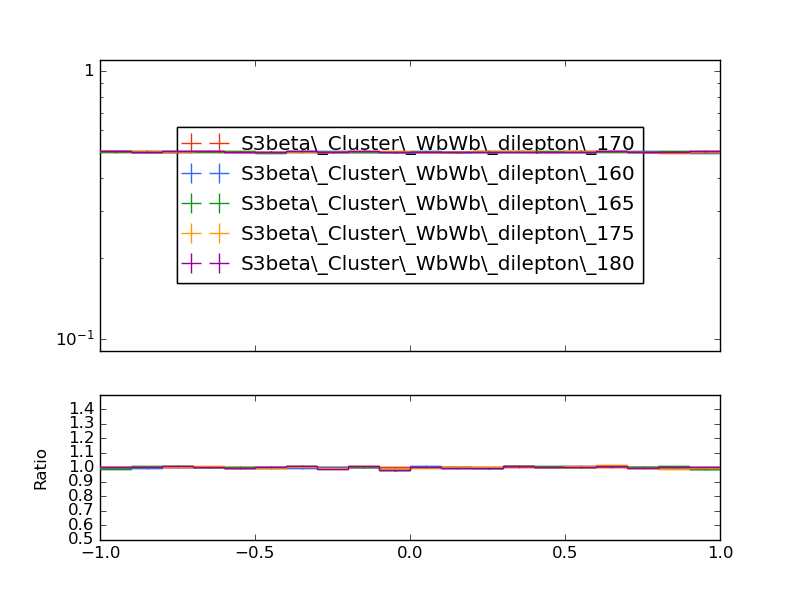

Here is the Python script that generated this plot:
#! /usr/bin/env python

# This Python script was auto-generated using YODA v2.0.1.
# Analysis object: /WbWb_dilepton/jet_phi_presel
# Timestamp: 27-02-2025 (11:02:16)

import matplotlib as mpl
import matplotlib.pyplot as plt
mpl.use('Agg') # comment out for interactive use
import os
import numpy as np

plotDir = os.path.split(os.path.realpath(__file__))[0]
if 'YODA_USER_PLOT_PATH' in globals():
    plot_outdir = globals()['YODA_USER_PLOT_PATH']
else:
    plot_outdir = plotDir

#plot style
plt.style.use(os.path.join(plotDir, '../default.mplstyle'))

plt.rcParams['text.usetex'] = False
plt.style.use(['classic'])
plt.rc('font', family='DejaVu Sans')
# plot metadata
figW, figH = plt.rcParams['figure.figsize']
ax_xLabel = r''
ax_yLabel = r''
ax_title  = r''
ax_xScale = 'linear'
ax_yScale = 'log'
xLims = (-1.0, 1.0)
yLims = (0.09000000000000001, 1.1)

# TeX-friendly labels for the legend
labels = {
    'legend' : ([ r"S3beta\_Cluster\_WbWb\_dilepton\_170", r"S3beta\_Cluster\_WbWb\_dilepton\_160", r"S3beta\_Cluster\_WbWb\_dilepton\_165", r"S3beta\_Cluster\_WbWb\_dilepton\_175", r"S3beta\_Cluster\_WbWb\_dilepton\_180" ], r""),
}

# Adjust canvas width and height
canvasW = 10.0
canvasH = 9.0
figW *= canvasW/10.
figH *= canvasH/9.

# Create figure and axis objects
fig, (ax, ratio0_ax) = plt.subplots(2, 1, sharex=True,
                  figsize=(figW,figH), gridspec_kw={'height_ratios': (6.0, 3.0)})

# Set figure margins
plt.subplots_adjust(
    left   = 1.0 * plt.rcParams['figure.subplot.left'],
    right  = 1.0 * plt.rcParams['figure.subplot.right'],
    top    = 1.0 * plt.rcParams['figure.subplot.top'],
    bottom = 1.0 * plt.rcParams['figure.subplot.bottom'])

ratio0_ax.yaxis.set_major_locator(mpl.ticker.MultipleLocator(0.1))
ratio0_ax.set_ylim(0.5, 1.4999)
ratio0_ax.set_ylabel('Ratio')

# the numerical data is stored in a separate file
dataf = dict()
prefix = os.path.split(__file__)[0]
if prefix:    prefix = prefix + '/'
exec(open(prefix+'jet_phi_presel__data.py').read(), dataf)


legend_handles = dict() # keep track of handles for the legend

# style options for curves
# starts at zorder>=5 to draw curve on top of legend
styles = {
  'S3beta_Cluster_WbWb_dilepton_170.yoda.gz': {
    'color' : '#EE3311',
    'linestyle' : '-',
    'linewidth' : 1,
    'marker' : 'none',
    'markersize' : 2,
    'capsize' : 0.0,
    'zorder' : 5,
    'histstyle' : 1,
    'drawstyle' : 'steps-pre',
    'xerrorbars' : 1,
    'yerrorbars' : 1,
    'fillcolor' : None,
    'fillopacity' : 1.0,
    'ratio0_linestyle' : '-',
    'ratio0_linewidth' : 1,
    'ratio0_marker' : 'none',
    'ratio0_markersize' : 2,
    'ratio0_capsize' : 0.0,
    'ratio0_zorder' : 5,
    'ratio0_histstyle' : 1,
    'ratio0_drawstyle' : 'steps-pre',
    'ratio0_xerrorbars' : 1,
    'ratio0_yerrorbars' : 1,
  },
  'S3beta_Cluster_WbWb_dilepton_160.yoda.gz': {
    'color' : '#3366FF',
    'linestyle' : '-',
    'linewidth' : 1,
    'marker' : 'none',
    'markersize' : 2,
    'capsize' : 0.0,
    'zorder' : 6,
    'histstyle' : 1,
    'drawstyle' : 'steps-pre',
    'xerrorbars' : 1,
    'yerrorbars' : 1,
    'fillcolor' : None,
    'fillopacity' : 1.0,
    'ratio0_linestyle' : '-',
    'ratio0_linewidth' : 1,
    'ratio0_marker' : 'none',
    'ratio0_markersize' : 2,
    'ratio0_capsize' : 0.0,
    'ratio0_zorder' : 6,
    'ratio0_histstyle' : 1,
    'ratio0_drawstyle' : 'steps-pre',
    'ratio0_xerrorbars' : 1,
    'ratio0_yerrorbars' : 1,
  },
  'S3beta_Cluster_WbWb_dilepton_165.yoda.gz': {
    'color' : '#109618',
    'linestyle' : '-',
    'linewidth' : 1,
    'marker' : 'none',
    'markersize' : 2,
    'capsize' : 0.0,
    'zorder' : 7,
    'histstyle' : 1,
    'drawstyle' : 'steps-pre',
    'xerrorbars' : 1,
    'yerrorbars' : 1,
    'fillcolor' : None,
    'fillopacity' : 1.0,
    'ratio0_linestyle' : '-',
    'ratio0_linewidth' : 1,
    'ratio0_marker' : 'none',
    'ratio0_markersize' : 2,
    'ratio0_capsize' : 0.0,
    'ratio0_zorder' : 7,
    'ratio0_histstyle' : 1,
    'ratio0_drawstyle' : 'steps-pre',
    'ratio0_xerrorbars' : 1,
    'ratio0_yerrorbars' : 1,
  },
  'S3beta_Cluster_WbWb_dilepton_175.yoda.gz': {
    'color' : '#FF9900',
    'linestyle' : '-',
    'linewidth' : 1,
    'marker' : 'none',
    'markersize' : 2,
    'capsize' : 0.0,
    'zorder' : 8,
    'histstyle' : 1,
    'drawstyle' : 'steps-pre',
    'xerrorbars' : 1,
    'yerrorbars' : 1,
    'fillcolor' : None,
    'fillopacity' : 1.0,
    'ratio0_linestyle' : '-',
    'ratio0_linewidth' : 1,
    'ratio0_marker' : 'none',
    'ratio0_markersize' : 2,
    'ratio0_capsize' : 0.0,
    'ratio0_zorder' : 8,
    'ratio0_histstyle' : 1,
    'ratio0_drawstyle' : 'steps-pre',
    'ratio0_xerrorbars' : 1,
    'ratio0_yerrorbars' : 1,
  },
  'S3beta_Cluster_WbWb_dilepton_180.yoda.gz': {
    'color' : '#990099',
    'linestyle' : '-',
    'linewidth' : 1,
    'marker' : 'none',
    'markersize' : 2,
    'capsize' : 0.0,
    'zorder' : 9,
    'histstyle' : 1,
    'drawstyle' : 'steps-pre',
    'xerrorbars' : 1,
    'yerrorbars' : 1,
    'fillcolor' : None,
    'fillopacity' : 1.0,
    'ratio0_linestyle' : '-',
    'ratio0_linewidth' : 1,
    'ratio0_marker' : 'none',
    'ratio0_markersize' : 2,
    'ratio0_capsize' : 0.0,
    'ratio0_zorder' : 9,
    'ratio0_histstyle' : 1,
    'ratio0_drawstyle' : 'steps-pre',
    'ratio0_xerrorbars' : 1,
    'ratio0_yerrorbars' : 1,
  },
}

# curve from input yoda files in main panel
for label, yvals in dataf['yvals'].items():
    if all(np.isnan(v) for v in dataf['yvals'][label]):
        continue
    tmp = None
    if styles[label]['histstyle']: # draw as histogram
        xpos = dataf['xedges'][label] if styles[label]['drawstyle'] else dataf['xpoints'][label]
        ypos = np.insert(yvals, 0, yvals[0]) if styles[label]['drawstyle'] else yvals
        if styles[label]['fillcolor']: # fill area below curve
            ax.fill_between(xpos, ypos, step='pre',
                            color=styles[label]['fillcolor'],
                            alpha=styles[label]['fillopacity'])
        tmp, = ax.plot(xpos, ypos,
                       color=styles[label]['color'],
                       linestyle=styles[label]['linestyle'],
                       linewidth=styles[label]['linewidth'],
                       drawstyle=styles[label]['drawstyle'], solid_joinstyle='miter',
                       zorder=styles[label]['zorder'], label=label)
    tmp = ax.errorbar(dataf['xpoints'][label], yvals,
                      xerr=np.array(dataf['xerrs'][label])*styles[label]['xerrorbars'],
                      yerr=np.array(dataf['yerrs'][label])*styles[label]['yerrorbars'],
                      fmt=styles[label]['marker'], capsize=styles[label]['capsize'],
                      markersize=styles[label]['markersize'],
                      ecolor=styles[label]['color'],
                      color=styles[label]['color'], zorder=styles[label]['zorder'])
    tmp[-1][0].set_linestyle(styles[label]['linestyle'])
    tmp[-1][0].set_linewidth(styles[label]['linewidth'])
    if label in dataf['add_legend_handle']:  legend_handles[label] = tmp
    for varLabel in dataf['variation_yvals'].keys():
        if varLabel.startswith(label):
            tmp, = ax.plot(dataf['xedges'][label], dataf['variation_yvals'][varLabel],
                           color=styles[label]['color'],
                           linestyle=styles[label]['linestyle'],
                           linewidth=styles[label]['linewidth'],
                           drawstyle='steps-pre', solid_joinstyle='miter',
                           zorder=styles[label]['zorder'], alpha=0.5)


# plots on ratio panel
# curve from input yoda files in ratio panel
for label, yvals in dataf['ratio0_yvals'].items():
    if all(np.isnan(v) for v in yvals):
        continue
    if styles[label]['ratio0_histstyle']: # plot as histogram
        xpos = dataf['xedges']['S3beta_Cluster_WbWb_dilepton_170.yoda.gz'] if styles[label]['ratio0_drawstyle'] else dataf['xpoints']['S3beta_Cluster_WbWb_dilepton_170.yoda.gz']
        ypos = np.insert(yvals, 0, yvals[0]) if styles[label]['ratio0_drawstyle'] else yvals
        ratio0_ax.plot(xpos, ypos,
                       color=styles[label]['color'],
                       linewidth=styles[label]['linewidth'],
                       linestyle=styles[label]['ratio0_linestyle'],
                       drawstyle=styles[label]['ratio0_drawstyle'], zorder=styles[label]['zorder'],
                       solid_joinstyle='miter')
    tmp = ratio0_ax.errorbar(dataf['xpoints']['S3beta_Cluster_WbWb_dilepton_170.yoda.gz'], yvals,
                             xerr=np.array(dataf['ref_xerrs'])*styles[label]['ratio0_xerrorbars'],
                             yerr=np.array(dataf['ratio0_yerrs'][label])*styles[label]['ratio0_yerrorbars'],
                             fmt=styles[label]['ratio0_marker'], capsize=styles[label]['ratio0_capsize'],
                             markersize=styles[label]['ratio0_markersize'],
                             ecolor=styles[label]['color'],
                             color=styles[label]['color'])
    tmp[-1][0].set_linestyle(styles[label]['ratio0_linestyle'])
    tmp[-1][0].set_linewidth(styles[label]['ratio0_linewidth'])

    for varlabel in dataf['ratio0_variation_vals'].keys():
        if varlabel.startswith(label):
            ratio0_ax.plot(dataf['xedges']['S3beta_Cluster_WbWb_dilepton_170.yoda.gz'],
                            dataf['ratio0_variation_vals'][varlabel],
                            color=styles[label]['color'],
                            linestyle=styles[label]['linestyle'],
                            linewidth=styles[label]['linewidth'],
                            drawstyle='steps-pre', solid_joinstyle='miter',
                            zorder=1, alpha=0.5)

legend_items = list(legend_handles.values())
ax.add_artist(ax.legend(legend_items,
                        labels['legend'][0],
                        title=labels['legend'][1],
                        alignment='left',
                        loc='center',
                        bbox_to_anchor=(0.5, 0.5)))

# set plot metadata as defined above
ratio0_ax.set_xlabel(ax_xLabel)
ratio0_ax.xaxis.set_label_coords(1., -0.15)
ax.set_ylabel(ax_yLabel, ha='right', va='top')
ax.yaxis.set_label_coords(-0.11, 1.0)
ax.set_title(ax_title, loc='left')
ax.set_xscale(ax_xScale)
ax.set_yscale(ax_yScale)
ax.set_xlim(xLims)
ax.set_ylim(yLims)

# tick formatting
plt.rcParams['xtick.top'] = True
plt.rcParams['ytick.right'] = True
ax.yaxis.set_major_locator(mpl.ticker.LogLocator(base=10.0, numticks=np.inf))
ax.yaxis.set_minor_locator(mpl.ticker.LogLocator(
                           base=10.0, subs=np.arange(0.1, 1, 0.1), numticks=np.inf))
fig.align_ylabels((ax, ratio0_ax))
plt.savefig(os.path.join(plot_outdir, 'jet_phi_presel.pdf'), format='PDF')
plt.savefig(os.path.join(plot_outdir, 'jet_phi_presel.png'), format='PNG')

plt.close(fig)
